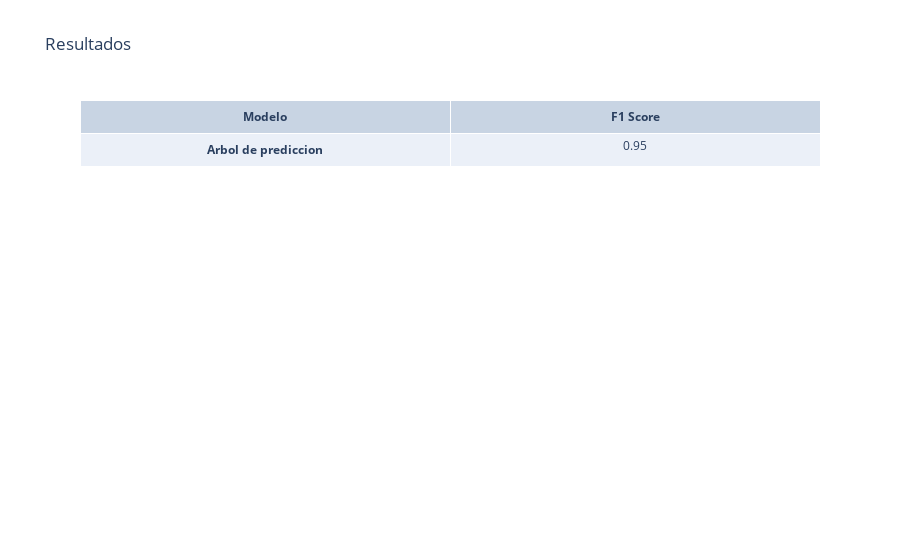

The code cell stored with this chart in its notebook:
### Code cell
arbol_decision.fit(x_train, y_train)

# Hacer predicciones en el conjunto de datos de prueba
arbol_decision_predicion= arbol_decision.predict(x_test)


fig = go.Figure(data=[go.Table(header=dict(values=['<b>Modelo<b>', '<b>F1 Score<b>']),                 
cells=dict(values=[['<b>Arbol de prediccion<b>'], [np.round(f1(arbol_decision_predicion,y_test),2)]]))])
fig.update_layout(title='Resultados')
fig.show()

### Figure 1 — Plotly figure (JSON) as saved in the notebook; plotly's stock layout.template omitted (floating-point values rounded to 4 significant figures)
{"data": [{"cells": {"values": [["<b>Arbol de prediccion<b>"], [0.95]]}, "header": {"values": ["<b>Modelo<b>", "<b>F1 Score<b>"]}, "type": "table"}], "layout": {"title": {"text": "Resultados"}}}
